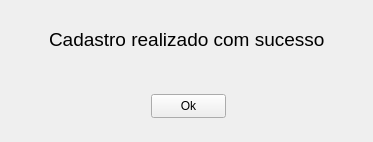
<?xml version="1.0" encoding="UTF-8"?>
<ui version="4.0">
 <class>Form</class>
 <widget class="QWidget" name="Form">
  <property name="geometry">
   <rect>
    <x>0</x>
    <y>0</y>
    <width>373</width>
    <height>142</height>
   </rect>
  </property>
  <property name="windowTitle">
   <string>Form</string>
  </property>
  <property name="styleSheet">
   <string notr="true">QFrame { 
 border: none; background: transparent;
 }</string>
  </property>
  <layout class="QVBoxLayout" name="verticalLayout">
   <item>
    <widget class="QFrame" name="frame_2">
     <property name="maximumSize">
      <size>
       <width>16777215</width>
       <height>70</height>
      </size>
     </property>
     <property name="frameShape">
      <enum>QFrame::Shape::StyledPanel</enum>
     </property>
     <property name="frameShadow">
      <enum>QFrame::Shadow::Raised</enum>
     </property>
     <layout class="QHBoxLayout" name="horizontalLayout">
      <item>
       <widget class="QLabel" name="label">
        <property name="minimumSize">
         <size>
          <width>275</width>
          <height>0</height>
         </size>
        </property>
        <property name="maximumSize">
         <size>
          <width>275</width>
          <height>80</height>
         </size>
        </property>
        <property name="text">
         <string>&lt;html&gt;&lt;head/&gt;&lt;body&gt;&lt;p align=&quot;center&quot;&gt;&lt;span style=&quot; font-size:14pt;&quot;&gt;Cadastro realizado com sucesso!&lt;/span&gt;&lt;/p&gt;&lt;/body&gt;&lt;/html&gt;</string>
        </property>
       </widget>
      </item>
     </layout>
    </widget>
   </item>
   <item>
    <widget class="QFrame" name="frame">
     <property name="frameShape">
      <enum>QFrame::Shape::StyledPanel</enum>
     </property>
     <property name="frameShadow">
      <enum>QFrame::Shadow::Raised</enum>
     </property>
     <widget class="QPushButton" name="pushButton">
      <property name="geometry">
       <rect>
        <x>140</x>
        <y>20</y>
        <width>75</width>
        <height>24</height>
       </rect>
      </property>
      <property name="styleSheet">
       <string notr="true">QPushButton{
rgb(141, 141, 141)}</string>
      </property>
      <property name="text">
       <string>Ok</string>
      </property>
     </widget>
    </widget>
   </item>
  </layout>
 </widget>
 <resources/>
 <connections/>
</ui>
